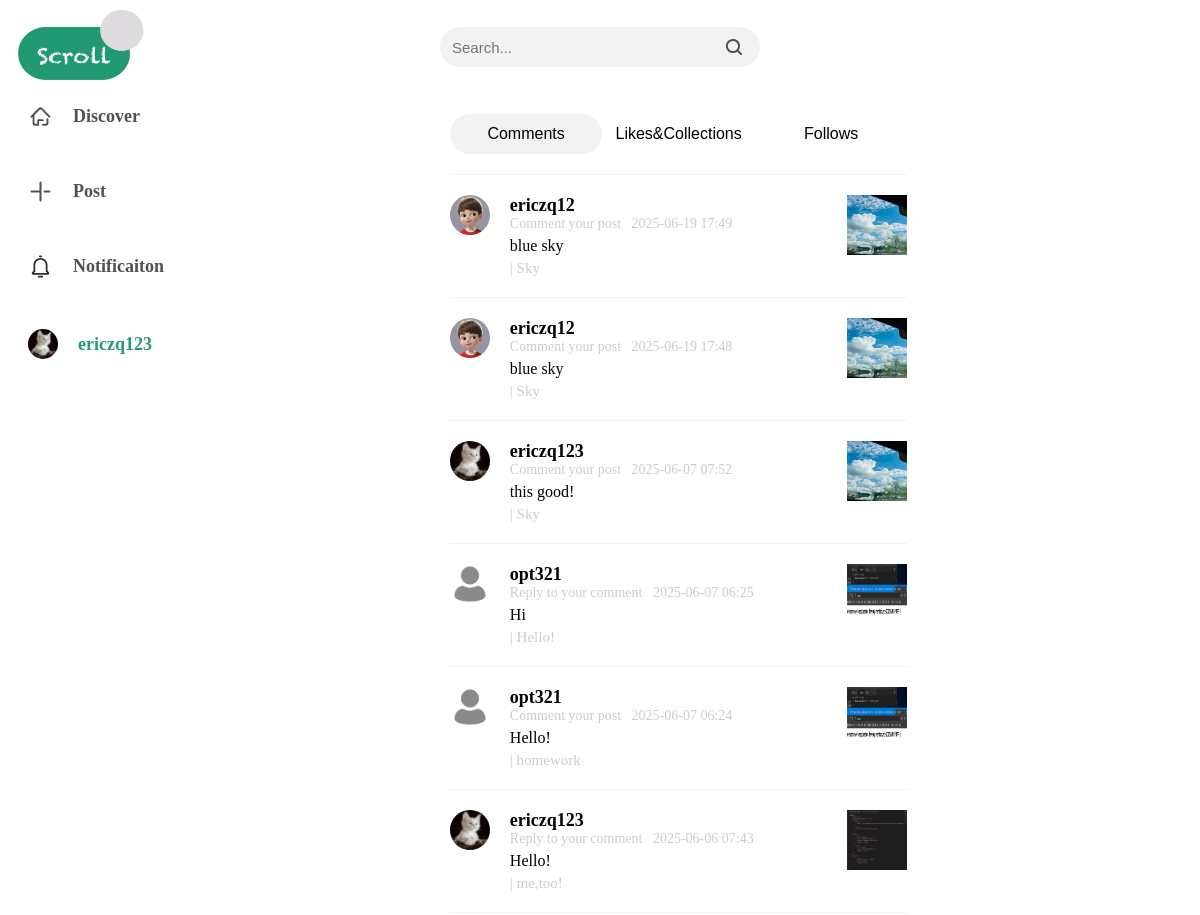
Page /notification (signed in, upper part) on the earlier database version.
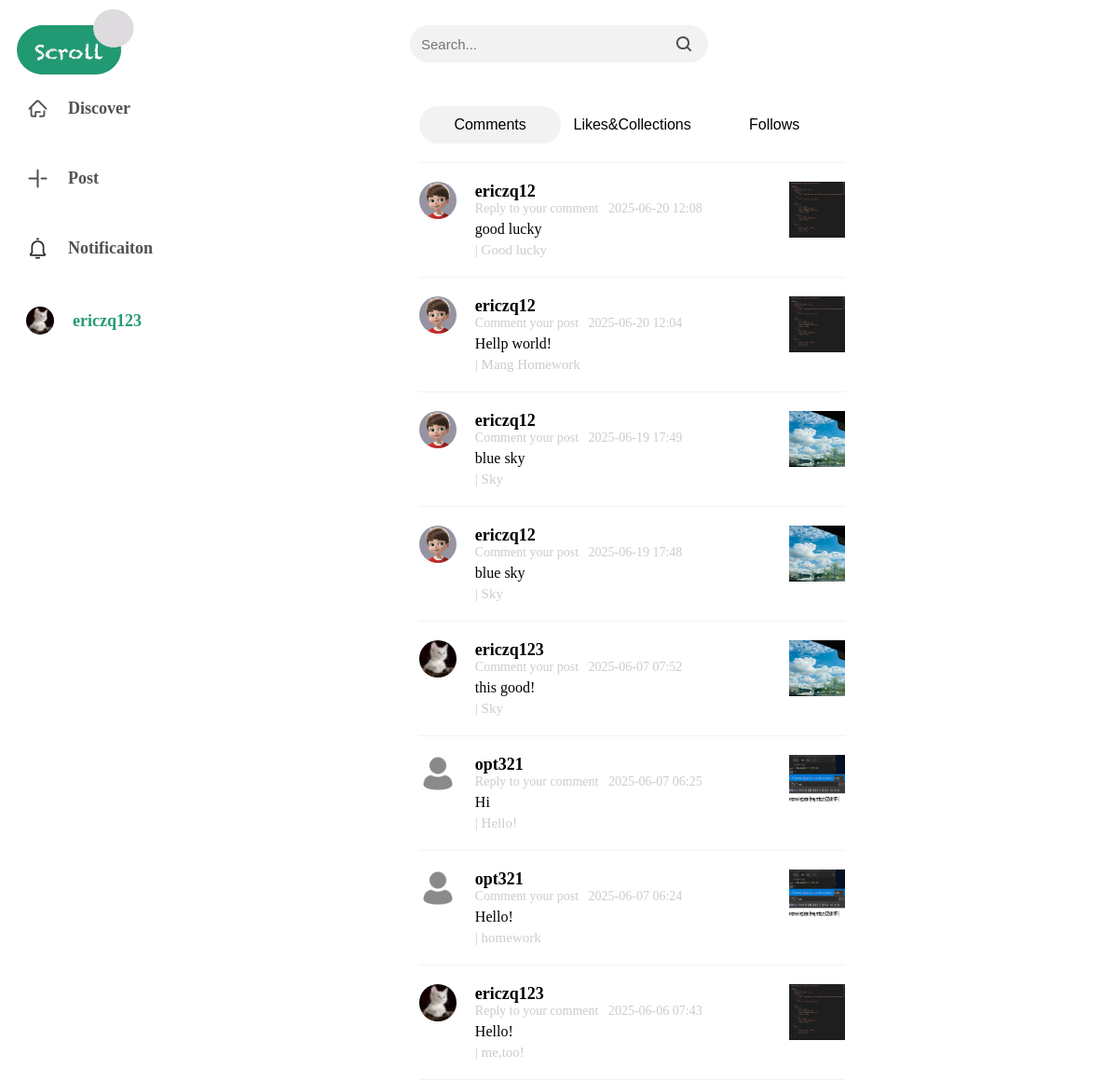
Same page on the later database version.
### scroll_app/models/models.py (models this page shows, shortened)
class Comment(models.Model):
    comment_id = models.AutoField(primary_key=True)  # Comment ID
    content = models.TextField()  # comment content
    author = models.ForeignKey(CustomUser, on_delete=models.CASCADE, related_name='comments')  # comment author
    post = models.ForeignKey(Post, on_delete=models.CASCADE, related_name='comments')  # post commented
    parent_comment = models.ForeignKey('self', on_delete=models.CASCADE,
                                       related_name='children_comments', null=True, blank=True)  # parent comment
    created_at = models.DateTimeField(auto_now_add=True)  # created time
    updated_at = models.DateTimeField(auto_now=True)  # updated time

class CustomUser(AbstractUser):
    user_id = models.AutoField(primary_key=True)  # UserID
    email = models.EmailField(unique=True)       # Email
    avatar = models.ImageField(upload_to='avatars/', blank=True,null=True, default='avatars/user.png')  # avatar
    bio = models.TextField(blank=True, null=True)  # user bio
    USERNAME_FIELD = 'email'  # use email as username
    REQUIRED_FIELDS = ['username']  # require username field
    groups = models.ManyToManyField(
        Group,
        verbose_name='groups',
        blank=True,
        help_text='The groups this user belongs to.',
        related_name='customuser_set',  # define related_name for groups
        related_query_name='customuser',
    )
    user_permissions = models.ManyToManyField(
        Permission,
        verbose_name='user permissions',
        blank=True,
        help_text='Specific permissions for this user.',
        related_name='customuser_set',  # define related_name for user_permissions
        related_query_name='customuser',
    )

class Post(models.Model):
    post_id = models.AutoField(primary_key=True)  # Post ID
    title = models.CharField(max_length=100)  # title
    content = models.TextField()  # content
    author = models.ForeignKey(CustomUser, on_delete=models.CASCADE, related_name='posts')  # author
    is_public = models.BooleanField(default=True)  # is public
    is_commentable = models.BooleanField(default=True)  # is commentable
    created_at = models.DateTimeField(auto_now_add=True)  # created time
    updated_at = models.DateTimeField(auto_now=True)  # updated time

class PostImage(models.Model):
    post = models.ForeignKey(Post, related_name='images', on_delete=models.CASCADE)
    image = models.ImageField(
        upload_to=user_directory_path,
        blank=True,
        null=True)

### scroll_app/views/views.py (the view)
# urls.py: path('notification', views.notification_view, name='notification'),
def notification_view(request):
    user_posts = Post.objects.filter(author=request.user).order_by('-created_at')
    comments = Comment.objects.filter(post__in=user_posts).order_by('-created_at')
    likes = LikesPost.objects.filter(post__in=user_posts).annotate(action_type=Value('like', output_field=CharField()))
    collects = CollectPost.objects.filter(post__in=user_posts).annotate(action_type=Value('collect', output_field=CharField()))
    combined = sorted(
        chain(likes, collects),
        key=lambda x: x.created_at,
        reverse=True
    )
    follows = flowsUser.objects.filter(following=request.user).order_by('-created_at')
    print(follows)
    return render(request, 'notification.html', {'comments': comments, 'combined': combined, 'follows': follows})

### scroll_app/models/models.py (called while the page is built)
    def __str__(self):
        return f"Follow by {self.follower.username} on {self.following.username}"

### templates/notification.html (shortened to what this page needs)
{% extends "base.html" %}
{% load static %}
{% block notify %}
<div class="notify-container">
    <div class="notify-header">
        <button id="comments-btn" style="background-color: #f2f2f2;">Comments</button>
        <button id="likes-btn">Likes&Collections</button>
        <button id="follows-btn">Follows</button>
    </div>
    <div class="notify-content" >
        <div id="notify-comments">
            {% for comment in comments %}
            <div class="notify-comment">
                <img src="{{comment.author.avatar.url}}" alt="user-image">
                <div class="notify-comment-content">
                    <p>{{comment.author.username}}</p>
                    {% if not comment.parent_comment %}
                    <p>Comment your post &nbsp; <span>{{comment.created_at|date:"Y-m-d H:i"}}</span></p>
                    <p>{{comment.content}}</p>
                    <p>| {{comment.post.title|truncatechars:50}}</p>
                    {% else %}
                    <p>Reply to your comment &nbsp; <span>{{comment.created_at|date:"Y-m-d H:i"}}</span></p>
                    <p>{{comment.content}}</p>
                    <p>| {{comment.parent_comment.content|truncatechars:35}}</p>
                    {% endif %}
                </div>
                {% with first_image=comment.post.images.all|first %}
                <img src="{{first_image.image.url}}" alt="post-image">
                {% endwith %}
            </div>
            {% endfor %}
        </div>
    </div>
</div>
{% endblock %}

Differences in the rows shown:
added Comment: author.avatar (picture), author.username "ericzq12", created_at "2025-06-20 12:08", content "good lucky", parent_comment.content "Good lucky", post.images.image (picture)
added Comment: author.avatar (picture), author.username "ericzq12", created_at "2025-06-20 12:04", content "Hellp world!", post "Mang Homework", post.images.image (picture)
